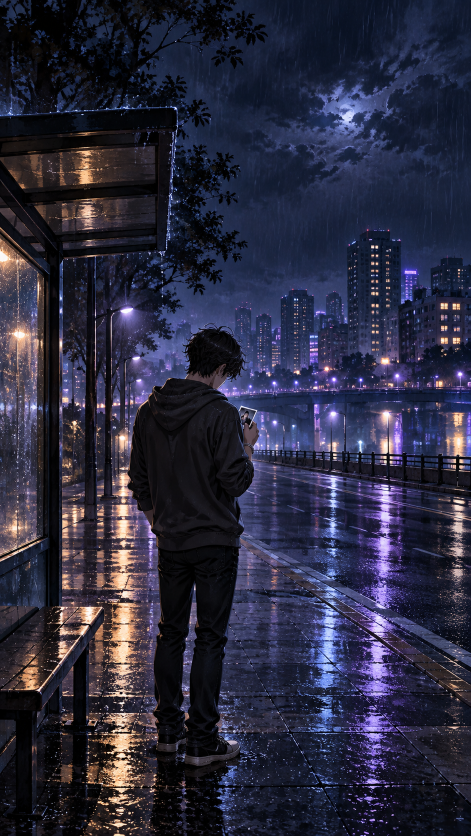
#> input picture with-me-human-video/assets/01-rainy-stop.png, 941 x 1672 px (shown at 1/2 size)
$ python render_video.py
#> lines starting #> are read from the running program, lines starting #| are printed output that depends on the picture
"""Renderiza un video humano y emotivo de un minuto, listo para añadir música en TikTok."""

from __future__ import annotations

import argparse
import math
import random
from pathlib import Path

import imageio.v2 as imageio
import numpy as np
from PIL import Image, ImageDraw, ImageFilter, ImageFont


WIDTH, HEIGHT = 720, 1280
FPS = 12
SCENE_CHANGES = (0, 19, 41, 60)
CAPTIONS = [
    (3, 14, "Me quedé con lo que no dije."),
    (18, 31, "Cada recuerdo todavía respira."),
    (34, 46, "No todo lo que termina deja de importar."),
    (48, 58, "Y aun así, voy a seguir adelante."),
]


def cover(image: Image.Image, width: int, height: int) -> Image.Image:
#> called with width = 744, height = 1316
    scale = max(width / image.width, height / image.height)
#> scale = 0.791
    resized = image.resize((round(image.width * scale), round(image.height * scale)), Image.Resampling.LANCZOS)
    left = (resized.width - width) // 2
#> left = 0
    top = (resized.height - height) // 2
#> top = 3
    return resized.crop((left, top, left + width, top + height))


def scene_frame(image: Image.Image, t: float, scene_index: int) -> Image.Image:
    x = round(12 + math.sin(t * .12 + scene_index) * 7)
    y = round(18 + math.cos(t * .10 + scene_index * .8) * 7)
    return image.crop((x, y, x + WIDTH, y + HEIGHT)).convert("RGBA")


def breathe(frame: Image.Image, t: float, scene_index: int) -> None:
    boxes = [(205, 490, 515, 1210), (105, 500, 580, 1170), (200, 490, 520, 1215)]
    box = boxes[scene_index]
    patch = frame.crop(box)
    stretch = 1 + math.sin(t * math.tau / 4.6) * .004
    moved = patch.resize((patch.width, round(patch.height * stretch)), Image.Resampling.BICUBIC)
    local = Image.new("RGBA", patch.size, (0, 0, 0, 0))
    local.alpha_composite(moved, (round(math.sin(t * .72) * 1.2), patch.height - moved.height))
    mask = Image.new("L", patch.size, 0)
    ImageDraw.Draw(mask).rounded_rectangle((18, 18, patch.width - 18, patch.height - 18), radius=70, fill=150)
    mask = mask.filter(ImageFilter.GaussianBlur(24))
    frame.paste(local, box, mask)


def rain_layer(t: float, strength: float, particles) -> Image.Image:
    layer = Image.new("RGBA", (WIDTH, HEIGHT), (0, 0, 0, 0))
    draw = ImageDraw.Draw(layer, "RGBA")
    for x0, y0, speed, phase in particles:
        y = (y0 * 1420 + t * (290 + speed * 260)) % 1420 - 80
        x = x0 * WIDTH + math.sin(t * .35 + phase) * 3
        length = 16 + speed * 24
        draw.line((x, y, x - 5, y + length), fill=(180, 207, 248, int((35 + speed * 55) * strength)), width=1)
    return layer


def memory_glow(t: float, particles) -> Image.Image:
    layer = Image.new("RGBA", (WIDTH, HEIGHT), (0, 0, 0, 0))
    draw = ImageDraw.Draw(layer, "RGBA")
    pulse = .55 + math.sin(t * .55) * .15
    draw.ellipse((310, 160, 760, 620), fill=(255, 189, 112, int(16 * pulse)))
    for x0, y0, speed, phase in particles[:28]:
        x = x0 * WIDTH
        y = 260 + ((y0 * 850 - t * (8 + speed * 11)) % 850)
        alpha = int(50 + 55 * max(0, math.sin(t * .8 + phase)))
        r = 1 + speed * 2
        draw.ellipse((x - r, y - r, x + r, y + r), fill=(255, 214, 158, alpha))
    return layer.filter(ImageFilter.GaussianBlur(1.2))


def dawn_leaves(t: float, particles) -> Image.Image:
    layer = Image.new("RGBA", (WIDTH, HEIGHT), (0, 0, 0, 0))
    draw = ImageDraw.Draw(layer, "RGBA")
    for x0, y0, speed, phase in particles[:34]:
        x = (x0 * 850 + t * (15 + speed * 25)) % 850 - 65
        y = (y0 * 1420 + t * (18 + speed * 28)) % 1420 - 70
        sway = math.sin(t * .75 + phase) * 16
        size = 3 + speed * 7
        draw.ellipse((x + sway - size, y - size / 2, x + sway + size, y + size / 2), fill=(126, 78, 35, 115))
    return layer


def font(size: int) -> ImageFont.FreeTypeFont:
    choices = [
        Path(r"C:\Windows\Fonts\segoeui.ttf"),
        Path(r"C:\Windows\Fonts\arial.ttf"),
    ]
    for choice in choices:
        if choice.exists():
            return ImageFont.truetype(str(choice), size)
    return ImageFont.load_default()


def caption_layer(t: float) -> Image.Image:
    layer = Image.new("RGBA", (WIDTH, HEIGHT), (0, 0, 0, 0))
    draw = ImageDraw.Draw(layer, "RGBA")
    typeface = font(35)
    for start, end, text in CAPTIONS:
        if not start <= t <= end:
            continue
        fade = min(1, (t - start) / .6, (end - t) / .6)
        fade = max(0, fade)
        bbox = draw.textbbox((0, 0), text, font=typeface)
        text_width = bbox[2] - bbox[0]
        x = (WIDTH - text_width) / 2
        y = 1060
        draw.rounded_rectangle((x - 25, y - 17, x + text_width + 25, y + 58), radius=25, fill=(3, 5, 18, int(175 * fade)))
        draw.text(
            (x, y),
            text,
            font=typeface,
            fill=(255, 252, 255, int(255 * fade)),
            stroke_width=2,
            stroke_fill=(0, 0, 8, int(225 * fade)),
        )
    return layer


def transition(images: list[Image.Image], t: float) -> tuple[Image.Image, int]:
    if t < SCENE_CHANGES[1]:
        index = 0
        local = t
    elif t < SCENE_CHANGES[2]:
        index = 1
        local = t - SCENE_CHANGES[1]
    else:
        index = 2
        local = t - SCENE_CHANGES[2]

    frame = scene_frame(images[index], t, index)
    if index < 2:
        boundary = SCENE_CHANGES[index + 1]
        if boundary - 2 <= t < boundary:
            amount = (t - (boundary - 2)) / 2
            next_frame = scene_frame(images[index + 1], t, index + 1)
            frame = Image.blend(frame, next_frame, amount)
            if amount > .5:
                index += 1
    return frame, index


def render(output: Path, duration: int = 60, fps: int = FPS) -> None:
    root = Path(__file__).parent
    paths = [root / "assets/01-rainy-stop.png", root / "assets/02-memory-window.png", root / "assets/03-dawn-walk.png"]
    images = [cover(Image.open(path).convert("RGB"), WIDTH + 24, HEIGHT + 36) for path in paths]
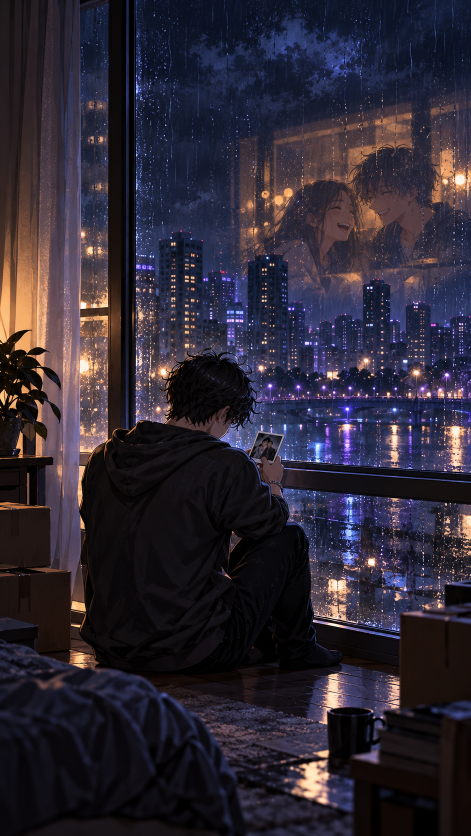
#> input picture with-me-human-video/assets/02-memory-window.png, 941 x 1672 px (shown at 1/2 size)
#> call 2 of cover, with width = 744, height = 1316
#> in cover (call 2), `return resized.crop((left, top, left + width, top + height))`:
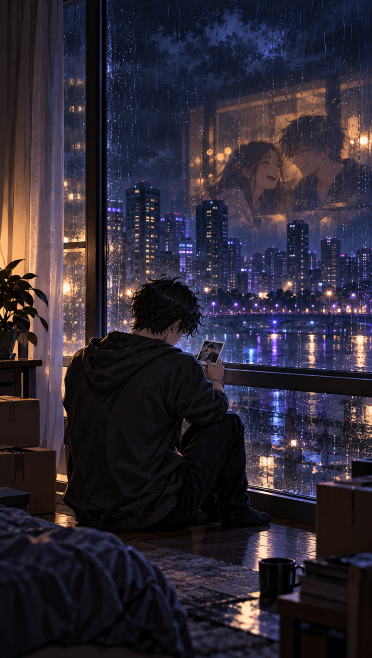
#> returned value: PIL image 744x1316 RGB (shown at 1/2 size); mean R, G, B 46.1, 39.9, 52.2
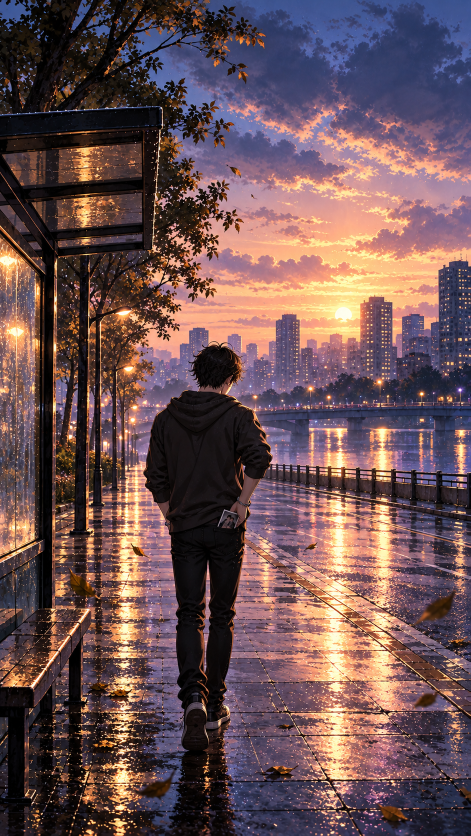
#> input picture with-me-human-video/assets/03-dawn-walk.png, 941 x 1672 px (shown at 1/2 size)
#> call 3 of cover, with width = 744, height = 1316
#> in cover (call 3), `resized = image.resize((round(image.width * scale), round(image.height..`:
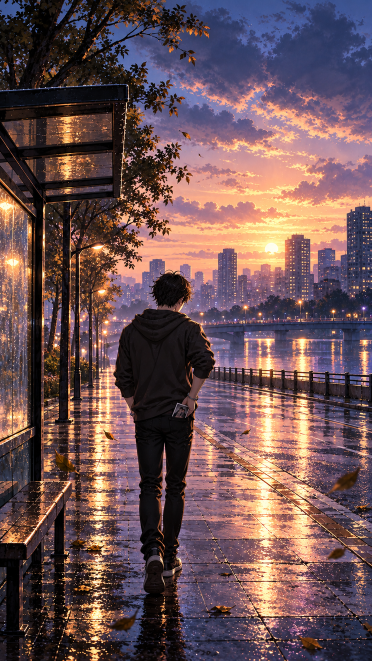
#> resized: PIL image 744x1322 RGB (shown at 1/2 size); mean R, G, B 107.5, 82.1, 84.4
#> in cover (call 3), `return resized.crop((left, top, left + width, top + height))`:
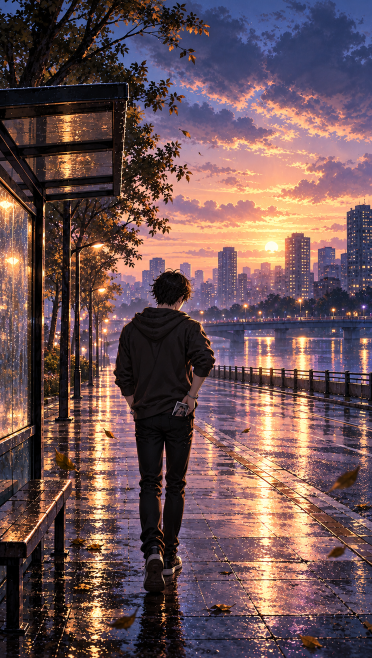
#> returned value: PIL image 744x1316 RGB (shown at 1/2 size); mean R, G, B 107.7, 82.2, 84.5
#> images = 3 items
    rng = random.Random(4117)
    particles = [(rng.random(), rng.random(), rng.random(), rng.random() * math.tau) for _ in range(105)]
    output.parent.mkdir(parents=True, exist_ok=True)
    writer = imageio.get_writer(
        output,
        fps=fps,
        codec="libx264",
        bitrate="3200k",
        pixelformat="yuv420p",
        macro_block_size=1,
        output_params=["-movflags", "+faststart"],
    )

    try:
        for number in range(duration * fps):
            t = number / fps
            frame, scene_index = transition(images, t)
            breathe(frame, t, scene_index)
            if scene_index == 0:
                frame.alpha_composite(rain_layer(t, 1, particles))
            elif scene_index == 1:
                frame.alpha_composite(rain_layer(t, .42, particles))
                frame.alpha_composite(memory_glow(t, particles))
            else:
                frame.alpha_composite(dawn_leaves(t, particles))

            frame.alpha_composite(caption_layer(t))
            if t > duration - 2:
                darkness = int(255 * ((t - (duration - 2)) / 2))
                frame.alpha_composite(Image.new("RGBA", frame.size, (2, 3, 12, darkness)))
            writer.append_data(np.asarray(frame.convert("RGB")))
            if number % (fps * 10) == 0:
                print(f"Renderizados {number // fps:>2}/{duration} segundos", flush=True)
#> this loop made 1 pass
#> (scene_index, box in breathe) on pass 1: (0, (205, 490, 515, 1210))
#> pass 1, in transition, `frame = scene_frame(images[index], t, index)`:
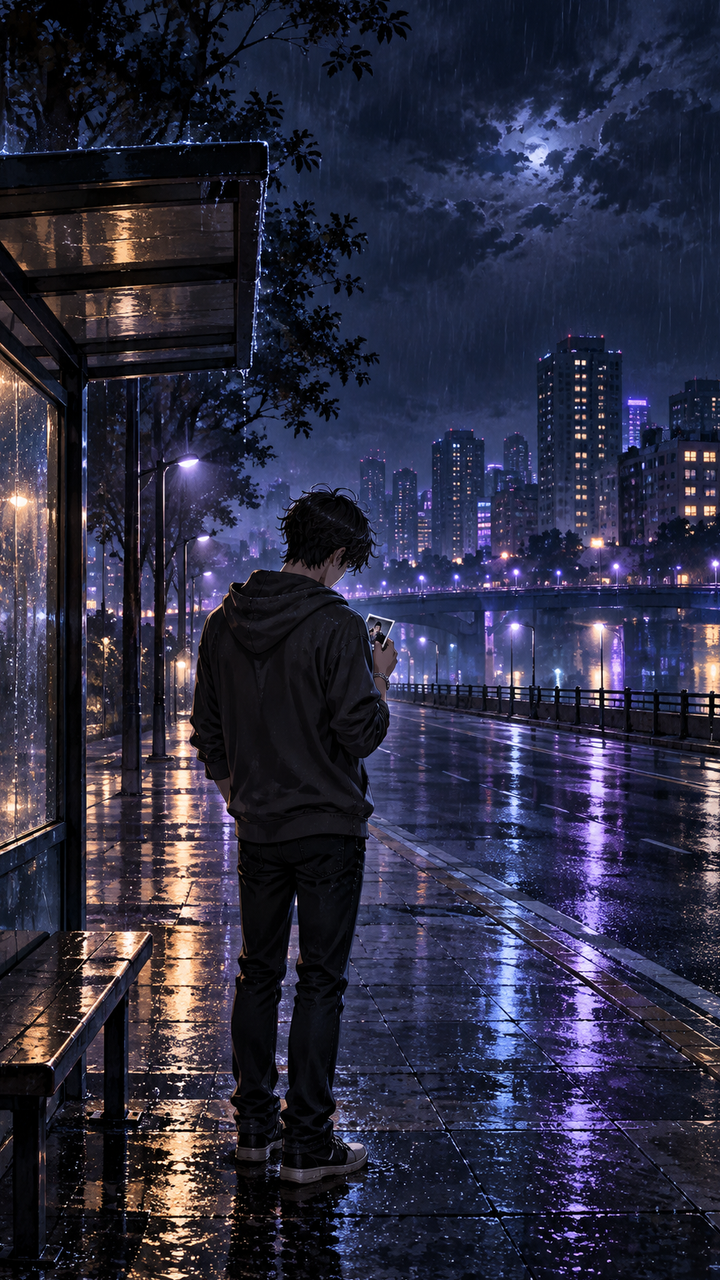
#> frame: PIL image 720x1280 RGBA; mean R, G, B, A 44, 43.7, 64.2, 255
#> pass 1, in breathe, `patch = frame.crop(box)`:
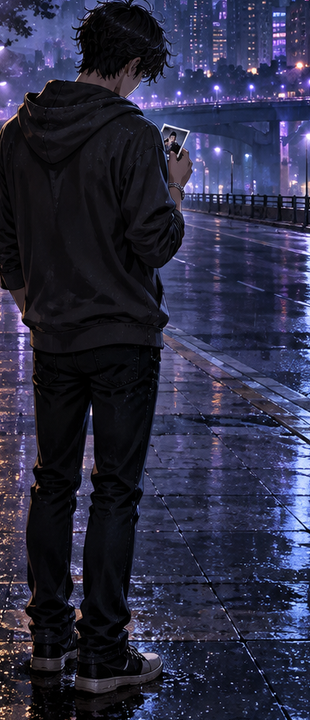
#> patch: PIL image 310x720 RGBA; mean R, G, B, A 43.3, 43.9, 67.6, 255
    finally:
        writer.close()
    print(f"Video terminado: {output.resolve()}", flush=True)


def main() -> None:
    parser = argparse.ArgumentParser()
    parser.add_argument("--duration", type=int, default=60)
    parser.add_argument("--fps", type=int, default=FPS)
    parser.add_argument("--output", type=Path, default=Path("with-me-human-video/with-me-emotional-1min.mp4"))
    args = parser.parse_args()
    render(args.output, args.duration, args.fps)


if __name__ == "__main__":
#> (the run stopped early here; a loop or call above may not have finished)
